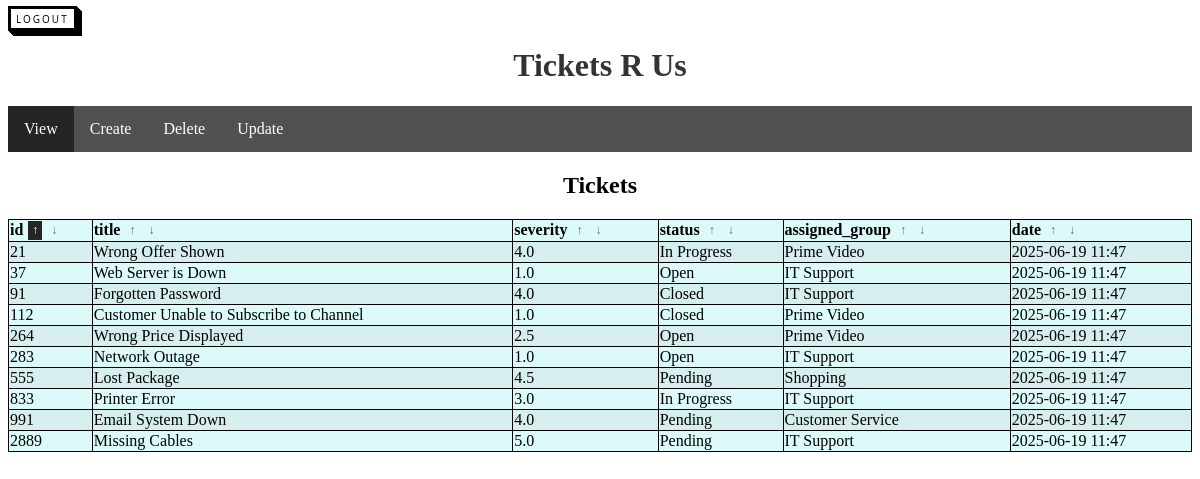
/tickets/main (signed in), run on the app's committed database.
### models.py (models this page shows)
class Tickets(db.Model):
    id = db.Column(db.Integer, primary_key=True, autoincrement=False)
    title = db.Column(db.String(256), nullable=False)
    severity = db.Column(db.Float, nullable=False)
    status = db.Column(db.String(50), nullable=False)
    assigned_group = db.Column(db.String(100), nullable=False)
    date = db.Column(db.DateTime(timezone=True))

### blueprints/tickets/routes.py (the view)
@tickets_blueprint.route('/main')
@login_required
def main():
    sort_by = request.args.get('sort', 'id')
    order = request.args.get('order', 'asc')
    if order == 'asc':
        tickets = Tickets.query.order_by(getattr(Tickets, sort_by).asc()).all()
    else:
        tickets = Tickets.query.order_by(getattr(Tickets, sort_by).desc()).all()
    columns = Tickets.__table__.columns.keys()
    return render_template('main.html',
                           tickets=tickets,
                           columns=columns,
                           selected_ticket=None,
                           active_tab='view',
                           sort_by=sort_by,
                           order=order)

### __init__.py (called while the page is built)
def create_app(test_config=None):
    app = Flask(__name__)
    if test_config is None:
        app.config.from_object(Config)
    else:
        app.config.update(test_config)
    db.init_app(app)
    login_manager.login_view = 'auth.login'
    login_manager.login_message_category = 'failure'
    login_manager.init_app(app)
    from blueprints.auth.routes import auth_blueprint
    from blueprints.tickets.routes import tickets_blueprint
    from blueprints.main.routes import main_blueprint
    app.register_blueprint(auth_blueprint, url_prefix='/auth')
    app.register_blueprint(tickets_blueprint, url_prefix='/tickets')
    app.register_blueprint(main_blueprint)
    @login_manager.user_loader
    def load_user(id):
        return User.query.get(int(id))
    if test_config and test_config.get('TESTING'):
        with app.app_context():
            db.create_all()
    return app

### templates/main.html (shortened to what this page needs)
<!DOCTYPE html>
<html>
<head>
    <link rel="stylesheet" href="{{ url_for('static', filename='css/style.css') }}">
</head>
<body>
    <a href="{{ url_for('auth.logout') }}" class="button-back">Logout</a>
    <h1>Tickets R Us</h1>
    <ul>
        <li><a href="#view" onclick="setActive(this)" class="tab-link active" data-tab="view">View</a></li>
        <li><a href="#create" onclick="setActive(this)" class="tab-link" data-tab="create">Create</a></li>
        <li><a href="#delete" onclick="setActive(this)" class="tab-link" data-tab="delete">Delete</a></li>
        <li><a href="#update" onclick="setActive(this)" class="tab-link" data-tab="update">Update</a></li>
    </ul>
    <div id="view" class="tab">
        <h2>Tickets</h2>
        <table align="center" style="width:100%">
            <tr>
                {% for column in columns %}
                <th>
                    <div class="sort-header">
                        {{ column }}
                        <a href="{{ url_for('tickets.main', sort=column, order='asc') }}"
                            class="sort-link {% if sort_by==column and order=='asc' %}active{% endif %}">↑</a>
                        <a href="{{ url_for('tickets.main', sort=column, order='desc') }}"
                            class="sort-link {% if sort_by==column and order=='desc' %}active{% endif %}">↓</a>
                    </div>
                </th>
                {% endfor %}
            </tr>
            {% for ticket in tickets %}
            <tr>
                <td>{{ ticket.id }}</td>
                <td>{{ ticket.title }}</td>
                <td>{{ ticket.severity }}</td>
                <td>{{ ticket.status }}</td>
                <td>{{ ticket.assigned_group }}</td>
                <td>{{ ticket.date.strftime('%Y-%m-%d %H:%M') }}</td>
            </tr>
            {% endfor %}
        </table>
    </div>
</body>
</html>

### static/css/style.css (style rules this page uses)
h1 { color: #333; text-align: center; }
h2 { text-align: center; }
.button-back { font-family: "Open Sans", sans-serif; font-size: 10px; letter-spacing: 2px; text-decoration: none; text-transform: uppercase; color: #000; cursor: pointer; border: 3px solid; padding: 0.25em 0.5em; box-shadow: 1px 1px 0px 0px, 2px 2px 0px 0px, 3px 3px 0px 0px, 4px 4px 0px 0px, 5px 5px 0px 0px; position: relative; user-select: none; -webkit-user-select: none; touch-action: manipulation; }
ul { list-style-type: none; margin: 0; padding: 0; overflow: hidden; background-color: #525151; }
li { float: left; }
li a { display: block; color: white; text-align: center; padding: 14px 16px; text-decoration: none; }
.active { background-color: #252525; }
tr:nth-child(even) { background-color: #d6eeee; }
tr:nth-child(odd) { background-color: #dbfaf9; }
table, th, td { border: 1px solid black; border-collapse: collapse; }
.sort-header { display: flex; align-items: center; gap: 5px; }
.sort-link { text-decoration: none; color: #666; font-size: 12px; padding: 2px 4px; }
.sort-link.active { font-weight: bold; color: #ffffff; }

### data on the page
Tickets: id "21", title "Wrong Offer Shown", severity "4.0", status "In Progress", assigned_group "Prime Video", date "2025-06-19 11:47"
Tickets: id "37", title "Web Server is Down", severity "1.0", status "Open", assigned_group "IT Support", date "2025-06-19 11:47"
Tickets: id "91", title "Forgotten Password", severity "4.0", status "Closed", assigned_group "IT Support", date "2025-06-19 11:47"
Tickets: id "112", title "Customer Unable to Subscribe to Channel", severity "1.0", status "Closed", assigned_group "Prime Video", date "2025-06-19 11:47"
Tickets: id "264", title "Wrong Price Displayed", severity "2.5", status "Open", assigned_group "Prime Video", date "2025-06-19 11:47"
Tickets: id "283", title "Network Outage", severity "1.0", status "Open", assigned_group "IT Support", date "2025-06-19 11:47"
Tickets: id "555", title "Lost Package", severity "4.5", status "Pending", assigned_group "Shopping", date "2025-06-19 11:47"
Tickets: id "833", title "Printer Error", severity "3.0", status "In Progress", assigned_group "IT Support", date "2025-06-19 11:47"
Tickets: id "991", title "Email System Down", severity "4.0", status "Pending", assigned_group "Customer Service", date "2025-06-19 11:47"
Tickets: id "2889", title "Missing Cables", severity "5.0", status "Pending", assigned_group "IT Support", date "2025-06-19 11:47"

### other printed values
{{ column }} "id" "title" "severity" "status" "assigned_group" "date"
